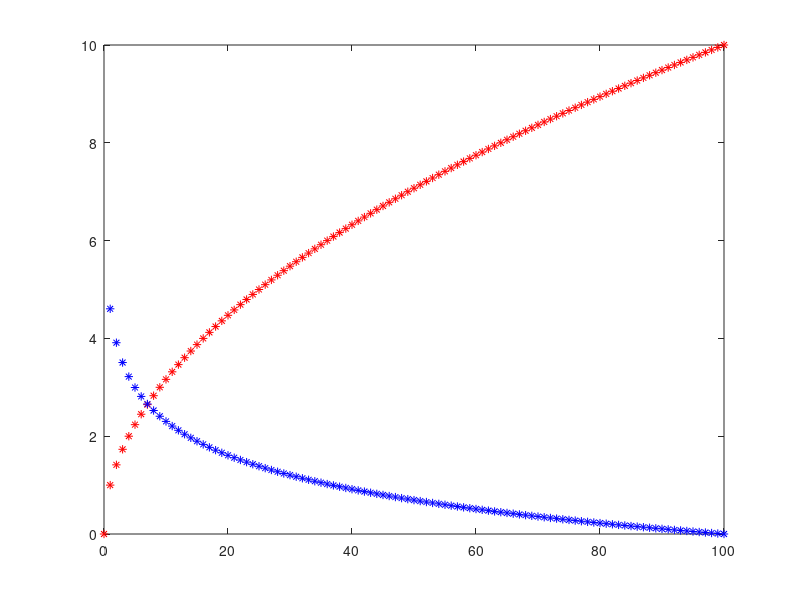

Write the MATLAB code that produced this figure.
clear all
clc

n = 100;
d = 0 : 100;
x = d.^(0.5);


c = length(d);
y = zeros(1, c);
for i = 1: c
y(i) = log(n / d(i));
end

plot(d, x,'r*');
hold on
plot(d, y,'b*');